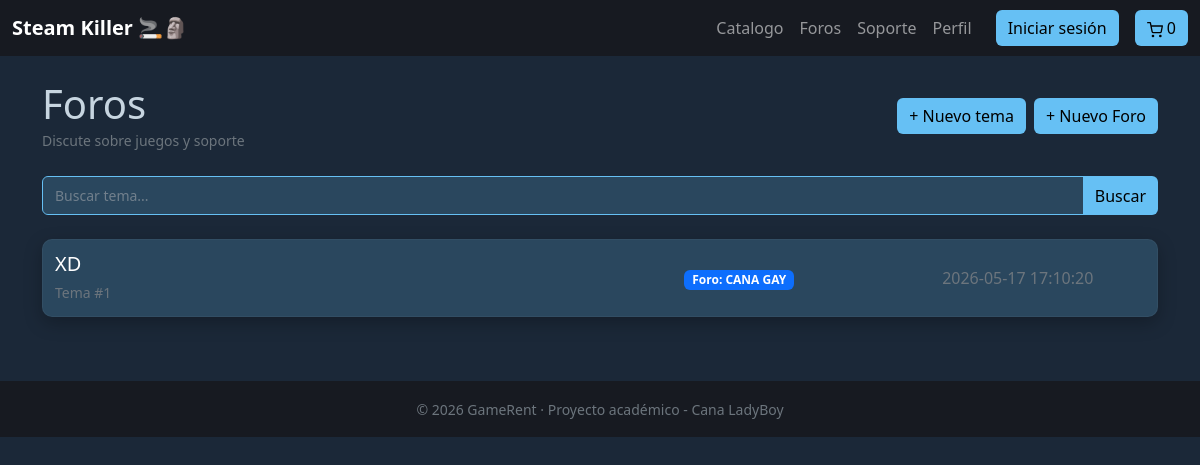
Screenshot of /foro.php with the database file from the repository.
### tables this page shows
CREATE TABLE `temas` (
  `id_tema` int(11) NOT NULL,
  `titulo` varchar(200) DEFAULT NULL,
  `id_foro` int(11) DEFAULT NULL,
  `id_usuario` int(11) DEFAULT NULL,
  `fecha_creacion` datetime DEFAULT current_timestamp()
);

CREATE TABLE `foros` (
  `id_foro` int(11) NOT NULL,
  `nombre` varchar(150) DEFAULT NULL,
  `descripcion` text DEFAULT NULL
);

### db/conexion.php (called while the page is built)
<?php
    include_once("consultas.php");
    $db = new Tienda("localhost",3306,"tfg_videoclub","root","");
?>

### db/consultas.php (called while the page is built, shortened)
<?php
class Tienda
{
	private $pdo;
	public function __construct($host, $port, $db, $user, $pass){
		$this->pdo = new PDO("mysql:host=" . $host . ";port=" . $port . ";dbname=" . $db, $user, $pass);
	}
	public function listarTemas()
{
    $sentencia = "SELECT t.id_tema, t.titulo, t.id_foro, t.fecha_creacion, f.nombre AS nombre_foro
                  FROM temas t
                  JOIN foros f ON t.id_foro = f.id_foro
                  ORDER BY t.fecha_creacion DESC";
    $ejecucion = $this->pdo->prepare($sentencia);
    $ejecucion->execute();
    return $ejecucion->fetchAll(PDO::FETCH_ASSOC);
}
}
?>

### foro.php (the view, shortened to what this page needs)
<?php
include_once("cabecera.php");
$posts = $db->listarTemas();
?>
<div class="container py-4">
  <div class="d-flex justify-content-between align-items-center mb-4">
    <div>
      <h1 class="mb-0">Foros</h1>
      <small class="text-secondary">Discute sobre juegos y soporte</small>
    </div>
    <div class="d-flex gap-2">
      <a href="crearTemaForo.php" class="btn btn-steam">+ Nuevo tema</a>
      <a href="crearForo.php" class="btn btn-steam">+ Nuevo Foro</a>
    </div>
  </div>
  <div class="mb-4">
    <div class="input-group">
      <input type="text" class="form-control modern-input"
             placeholder="Buscar tema..." id="buscadorTema" oninput="buscarTema()">
      <button class="btn btn-steam" onclick="buscarTema()">Buscar</button>
    </div>
  </div>
  <div class="forum-container" id="visorTemas">
    <?php foreach ($posts as $post): ?>
    <div class="card game-card forum-post mb-3">
      <div class="card-body">
        <div class="row align-items-center gy-3">
          <div class="col-md-6">
            <h5 class="mb-1">
              <a href="mensajes_foro.php?id=<?= $post['id_tema'] ?>"
                 class="text-white text-decoration-none">
                <?= htmlspecialchars($post['titulo']) ?>
              </a>
            </h5>
            <small class="text-secondary">Tema #<?= $post['id_tema'] ?></small>
          </div>
            <div class="col-md-3 text-md-center">
              <span class="badge bg-primary">
                Foro: <?= $post["nombre_foro"] ?>
              </span>
            </div>
          <div class="col-md-3 text-md-center text-secondary">
            <?= $post['fecha_creacion'] ?>
          </div>
        </div>
      </div>
    </div>
    <?php endforeach; ?>
  </div>
</div>
<?php include_once("pie.php"); ?>

### styles/css.css (style rules this page uses)
* { box-sizing: border-box; }
html, body { height: 100%; }
body { background-color: #1b2838; color: #c7d5e0; font-family: 'Noto Sans', sans-serif; -webkit-font-smoothing: antialiased; -moz-osx-font-smoothing: grayscale; }
:root { --steam-blue: #66c0f4; --bg-dark: #1b2838; --panel: #2a475e; --panel-dark: #171a21; }
.game-card { background: #2a475e; border-radius: 10px; overflow: hidden; height: 100%; display: flex; flex-direction: column; transition: transform .25s ease, box-shadow .25s ease; box-shadow: 0 6px 18px rgba(0,0,0,0.25); border: 1px solid rgba(255,255,255,0.04); }
.game-card .card-body { padding: 12px; display: flex; flex-direction: column; gap: 6px; flex: 1; }
.card-body { color: white; }
.btn-steam { background-color: #66c0f4; color: #000; border: none; }
.modern-input { background-color: #2a475e; color: #fff; border: 1px solid #66c0f4; border-radius: 6px; padding: 8px 12px; width: 100%; font-size: 14px; transition: all 0.2s ease; }
.modern-input::placeholder { color: #8f98a0; opacity: 0.7; }

### rows the page displays
temas: titulo "XD", id_tema "1", id_foro.nombre "CANA GAY", fecha_creacion "2026-05-17 17:10:20"

### other values shown
$total_carrito "0"
